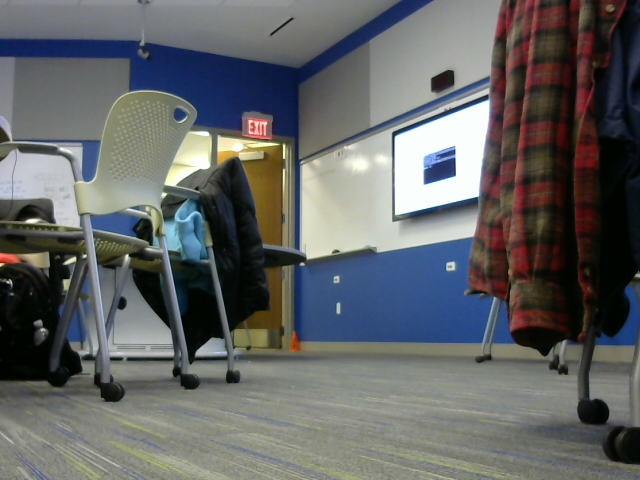
#> input picture testing/testimage.jpg, 640 x 480 px
$ python averaging.py   (Python 2 division)
#> lines starting #> are read from the running program, lines starting #| are printed output that depends on the picture; after the words box and inside, x2 and y2 are one past the last pixel; in counts of white or black regions, pixels touching at a corner belong together
import cv2
import numpy as np

def getOrangeError(labImage):
    orangeLow = np.array([0, 145, 140])
    orangeHigh = np.array([255, 200, 210])

    mask = cv2.inRange(labImage, orangeLow, orangeHigh)

    height, width = mask.shape[:2]

    mask = mask[300:height, 0:width]

    height, width = mask.shape[:2]

    total = 0
    weightsum = 0
    for i in range(0, width, 1):
        weight = cv2.countNonZero(mask[:,i])
        weightsum += weight
        total += (i - width/2)*weight

    if weightsum == 0:
        return 0, 0

    return float(total) / float(weightsum), weightsum

if __name__ == "__main__":
    frame = cv2.imread('../testing/testimage.jpg')
#> frame is the input picture: shape (480, 640, 3); mean B, G, R 100.6, 99.9, 98

    labImage = cv2.cvtColor(frame, cv2.COLOR_BGR2LAB)
#> labImage: shape (480, 640, 3); mean of channels 0, 1, 2 105.5, 128.8, 127.4

    for i in range(0, 25):
        print getOrangeError(labImage)
#> this loop made 25 passes
#| (157.4, 600)
#| (157.4, 600)
#| (157.4, 600)
#| (157.4, 600)
#| (157.4, 600)
#| (157.4, 600)
#| (157.4, 600)
#| (157.4, 600)
#> (further printed lines are left out)
#> pass 1, in getOrangeError, `mask = cv2.inRange(labImage, orangeLow, orangeHigh)`:
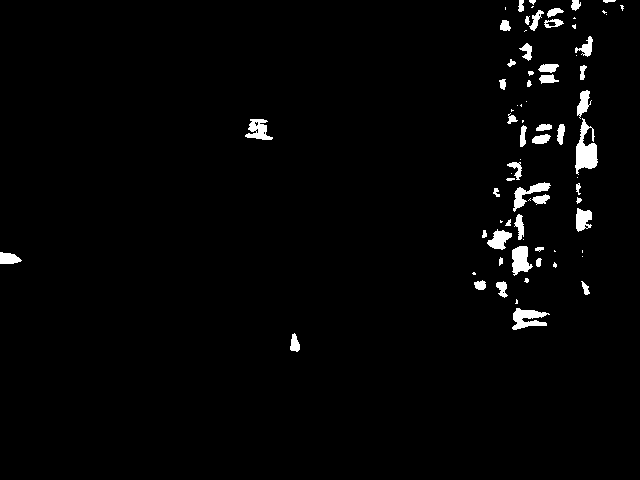
#> mask: shape (480, 640); 2.1% white; 75 white regions (27 under 20 px), largest, box (x1, y1, x2, y2) and area: (575, 118, 598, 175) 679, (512, 308, 550, 330) 463, (512, 246, 533, 276) 413
#> pass 1, in getOrangeError, `mask = mask[300:height, 0:width]`:
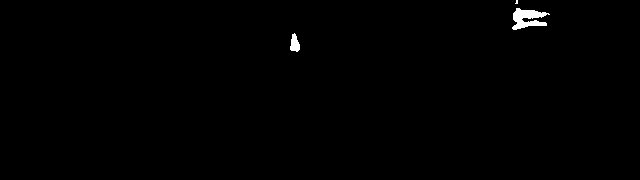
#> mask: shape (180, 640); 0.52% white; 3 white regions (1 under 20 px), largest, box (x1, y1, x2, y2) and area: (512, 8, 550, 30) 463, (290, 33, 300, 52) 128

$ run again, with testing/test.jpg copied over testing/testimage.jpg
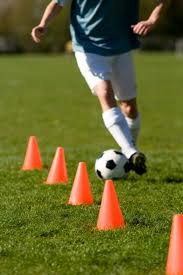
#> input picture testing/test.jpg, 183 x 275 px
#> frame is the input picture: shape (275, 183, 3); mean B, G, R 43.7, 100.9, 101.9
#> labImage: shape (275, 183, 3); mean of channels 0, 1, 2 106.2, 120.7, 158.8
#> the loop `for i in range(0, 25):` made 25 passes
#| (0, 0)
#| (0, 0)
#| (0, 0)
#| (0, 0)
#| (0, 0)
#> (further printed lines are left out)
#> pass 1, in getOrangeError, `mask = cv2.inRange(labImage, orangeLow, orangeHigh)`:
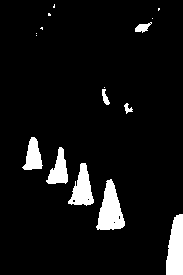
#> mask: shape (275, 183); 6.8% white; 16 white regions (8 under 20 px), largest, box (x1, y1, x2, y2) and area: (96, 179, 125, 230) 883, (166, 214, 183, 275) 830, (68, 163, 94, 206) 615
